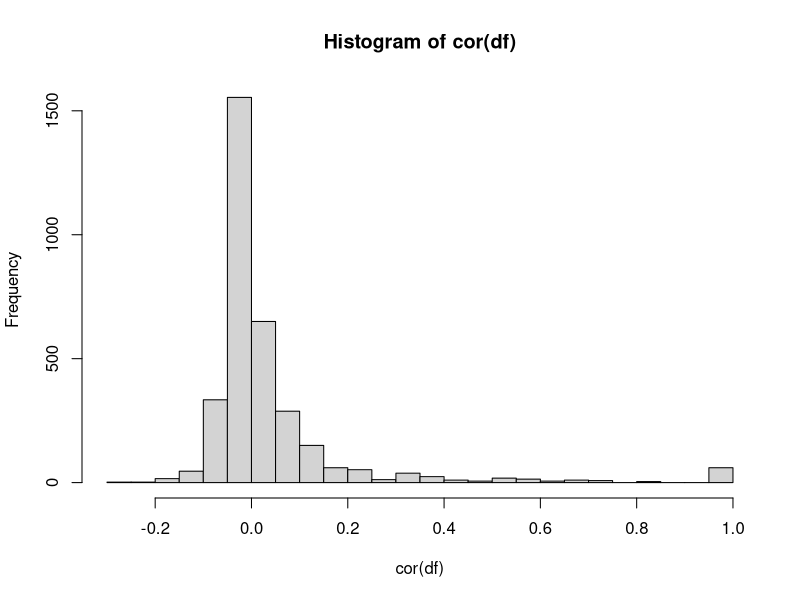

Generate this figure with R: (Note: this script raises an error after producing the figure.)
## ---- chunk 1
set.seed(4500393)
df = read.csv('spambase.csv', check.names = F)
idx = sample(1:nrow(df),size = 0.7*nrow(df), replace = F)
str(df)
## ---- chunk 2
hist(cor(df), breaks = 20)
## ---- chunk 3
library(caret)
cv_ctrl = trainControl(method = "cv", number = 10, classProbs = TRUE, summaryFunction = twoClassSummary)
df$spam = factor(df$Class, levels = c(0,1), label = c('not_spam', "spam"))


cv_logistic = train(
  spam ~ ., data = df[idx,],
  method = "glm",
  family = "binomial",
  trControl = cv_ctrl,
  metric = "ROC",
  preProcess = c("center", "scale", "zv")
)
## ---- chunk 4
library(glmnet)
X = as.matrix(subset(df, select = -Class))
X = apply(X, 2, as.numeric)
X = as.matrix(X)
y = df$Class

## ---- chunk 5
# Lasso (alpha = 1)
cv_lasso <- cv.glmnet(X[idx,], y[idx], family = "binomial", alpha = 1)
plot(cv_lasso)
cv_lasso
## ---- chunk 6
# Ridge (alpha = 0)
cv_ridge = cv.glmnet(X[idx,], y[idx], family = "binomial", alpha = 0)
plot(cv_ridge)
cv_ridge
## ---- chunk 7
hist(coef(cv_ridge)[,1], breaks = 58, main = 'Distribution ridge coeficients \n most coef are 0, some are quite strong ',)
## ---- chunk 8
# Elastic Net (alpha = 0.5)
cv_elastic = cv.glmnet(X[idx,], y[idx], family = "binomial", alpha = 0.5)
plot(cv_elastic)
cv_elastic
## ---- chunk 9
#relaxed lasso
cv_relaxed = cv.glmnet(X[idx,], y[idx], family = "binomial", alpha = 1, relax = T)
plot(cv_relaxed)
cv_relaxed
## ---- chunk 10
l_preds = predict(cv_lasso, s = "lambda.min", newx = X[-idx,], type = 'response')
r_preds = predict(cv_ridge, s = "lambda.min", newx = X[-idx,], type = 'response')
e_preds = predict(cv_elastic, s = "lambda.min", newx = X[-idx,], type = 'response')
x_preds = predict(cv_relaxed, newx = X[-idx, ], s = "lambda.min", type = "response")
## ---- chunk 11
l_class = ifelse(l_preds > 0.5, 1, 0)
r_class = ifelse(r_preds > 0.5, 1, 0)
e_class = ifelse(e_preds > 0.5, 1, 0)
x_class = ifelse(e_preds > 0.5, 1, 0)
## ---- chunk 12
library(caret)
confusionMatrix(factor(l_class), factor(y[-idx]), positive = "1")  # Lasso
confusionMatrix(factor(r_class), factor(y[-idx]), positive = "1")  # Ridge
confusionMatrix(factor(e_class), factor(y[-idx]), positive = "1")  # Elastic Net
confusionMatrix(factor(x_class), factor(y[-idx]), positive = "1")  # relaxed lasso
## ---- chunk 13
library(pROC)

l_auc <- auc(roc(y[-idx], as.numeric(l_preds)))
r_auc <- auc(roc(y[-idx], as.numeric(r_preds)))
e_auc <- auc(roc(y[-idx], as.numeric(e_preds)))
x_auc <- auc(roc(y[-idx], as.numeric(x_preds)))
print(c(Lasso = l_auc, Ridge = r_auc, ElasticNet = e_auc, Relaxed_Lasso = x_auc))
## ---- chunk 14
roc_l <- roc(y[-idx], as.numeric(l_preds))
roc_r <- roc(y[-idx], as.numeric(r_preds))
roc_e <- roc(y[-idx], as.numeric(e_preds))
roc_x <- roc(y[-idx], as.numeric(x_preds))

plot(roc_l, col = "blue", legacy.axes = TRUE, main = "ROC Curves for Lasso, Ridge, Elastic Net")
plot(roc_r, col = "red", add = TRUE)
plot(roc_e, col = "green", add = TRUE)
plot(roc_x, col = "black", add = TRUE)

legend("bottomright", legend = c(
  paste0("Lasso (AUC = ", round(auc(roc_l), 2), ")"),
  paste0("Ridge (AUC = ", round(auc(roc_r), 2), ")"),
  paste0("Elastic Net (AUC = ", round(auc(roc_e), 2), ")"),
  paste0("Relaxed lasso (AUC = ", round(auc(roc_x), 2), ")")
), col = c("blue", "red", "green", 'black'), lwd = 2)
## ---- chunk 15
results <- data.frame(
  Model = c("Lasso", "Ridge", "Elastic Net", 'Relaxed Lasso'),
  AUC = c(l_auc, r_auc, e_auc, x_auc),
  Accuracy = c(
    mean(l_class == y[-idx]),
    mean(r_class == y[-idx]),
    mean(e_class == y[-idx]),
    mean(x_class == y[-idx])
  )
)

print(results)
